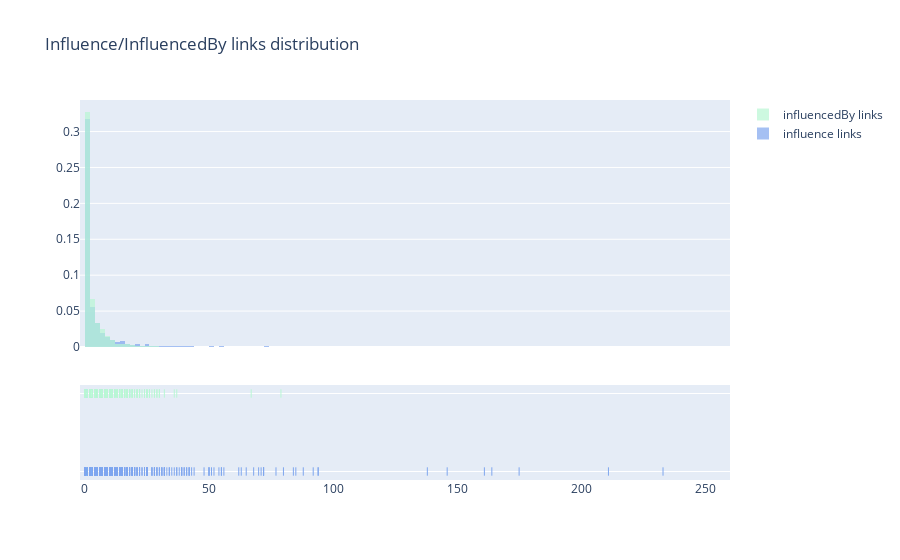
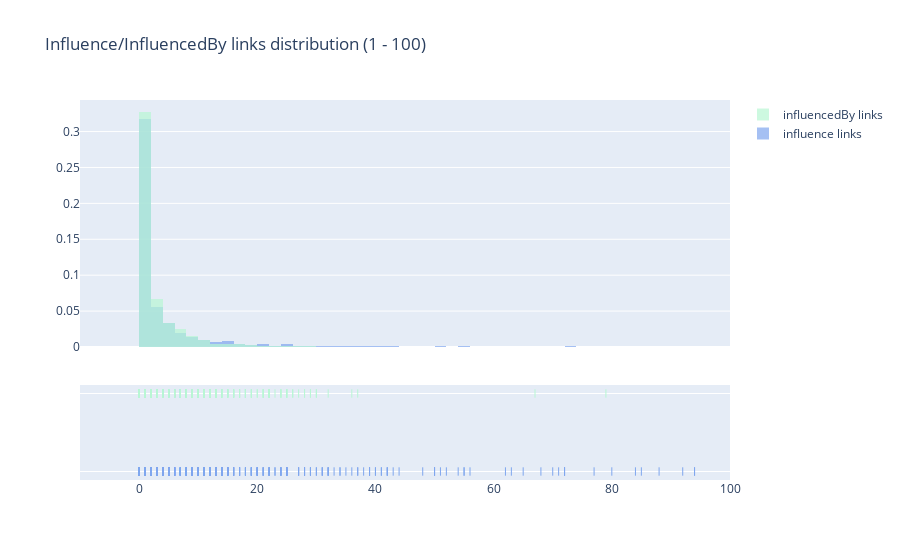
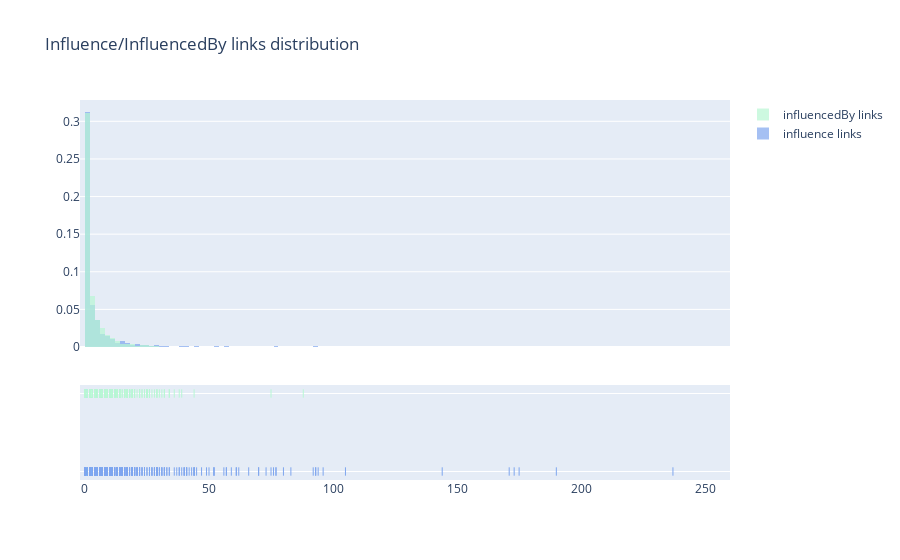
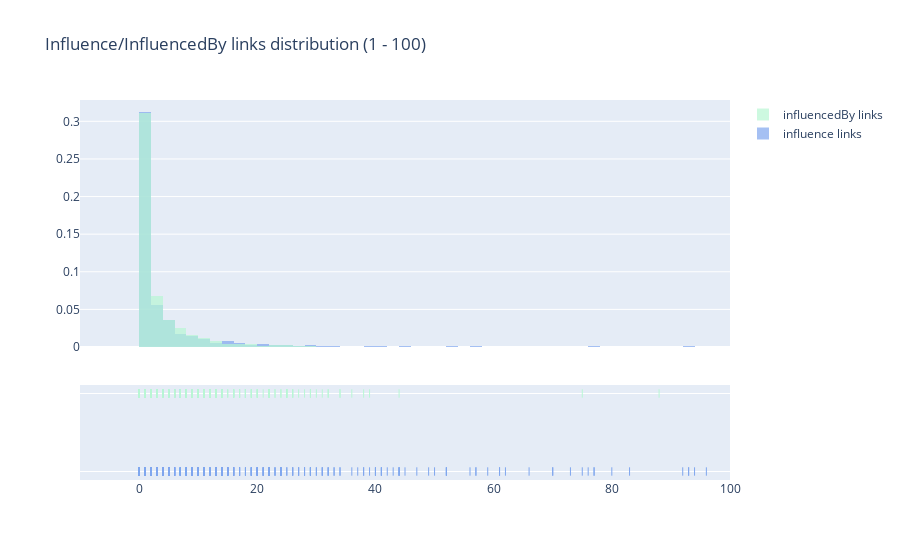

Source (notebook cell) for these figures, in order:
### Markdown cell above
## Get some statistics

### Code cell
import pickle

import function
from function import print_recordlink_stats
from function import print_inferlink_stats


# before mapping
# after mapped
ent_info_list = pickle.load( open("info_lists/db_philo_info_influ_conmpl_list.p", "rb") )
print_recordlink_stats(ent_info_list)
print_inferlink_stats(ent_info_list)


influ_dict = pickle.load( open("info_lists/influ_dict.p", "rb") )
influBy_dict = pickle.load( open("info_lists/influBy_dict.p", "rb") )


print("people who influenced others", len(influ_dict))
print("people who were influenced by others", len(influBy_dict))

### Figure 1 — Plotly figure (JSON) as saved in the notebook; plotly's stock layout.template omitted (floating-point values rounded to 4 significant figures; data arrays with more than 128 entries replaced by an {"elided": "..."} marker saying what was removed)
{"data": [{"autobinx": false, "histnorm": "probability density", "legendgroup": "influence links", "marker": {"color": "#7FA6EE"}, "name": "influence links", "opacity": 0.7, "type": "histogram", "x": {"elided": "1971 int values"}, "xaxis": "x", "xbins": {"end": 233, "size": 2, "start": 0}, "yaxis": "y"}, {"autobinx": false, "histnorm": "probability density", "legendgroup": "influencedBy links", "marker": {"color": "#B8F7D4"}, "name": "influencedBy links", "opacity": 0.7, "type": "histogram", "x": {"elided": "1971 int values"}, "xaxis": "x", "xbins": {"end": 79, "size": 2, "start": 0}, "yaxis": "y"}, {"legendgroup": "influence links", "marker": {"color": "#7FA6EE", "symbol": "line-ns-open"}, "mode": "markers", "name": "influence links", "showlegend": false, "text": "influence links", "type": "scatter", "x": {"elided": "1971 int values"}, "xaxis": "x", "y": {"elided": "1971 str values"}, "yaxis": "y2"}, {"legendgroup": "influencedBy links", "marker": {"color": "#B8F7D4", "symbol": "line-ns-open"}, "mode": "markers", "name": "influencedBy links", "showlegend": false, "text": "influencedBy links", "type": "scatter", "x": {"elided": "1971 int values"}, "xaxis": "x", "y": {"elided": "1971 str values"}, "yaxis": "y2"}], "layout": {"barmode": "overlay", "hovermode": "closest", "legend": {"traceorder": "reversed"}, "title": {"text": "Influence/InfluencedBy links distribution"}, "xaxis": {"anchor": "y2", "domain": [0, 1], "range": [-2, 260], "zeroline": false}, "yaxis": {"anchor": "free", "domain": [0.35, 1], "position": 0}, "yaxis2": {"anchor": "x", "domain": [0, 0.25], "dtick": 1, "showticklabels": false}}}

### Figure 2 — Plotly figure (JSON) as saved in the notebook; plotly's stock layout.template omitted (floating-point values rounded to 4 significant figures; data arrays with more than 128 entries replaced by an {"elided": "..."} marker saying what was removed)
{"data": [{"autobinx": false, "histnorm": "probability density", "legendgroup": "influence links", "marker": {"color": "#7FA6EE"}, "name": "influence links", "opacity": 0.7, "type": "histogram", "x": {"elided": "1971 int values"}, "xaxis": "x", "xbins": {"end": 233, "size": 2, "start": 0}, "yaxis": "y"}, {"autobinx": false, "histnorm": "probability density", "legendgroup": "influencedBy links", "marker": {"color": "#B8F7D4"}, "name": "influencedBy links", "opacity": 0.7, "type": "histogram", "x": {"elided": "1971 int values"}, "xaxis": "x", "xbins": {"end": 79, "size": 2, "start": 0}, "yaxis": "y"}, {"legendgroup": "influence links", "marker": {"color": "#7FA6EE", "symbol": "line-ns-open"}, "mode": "markers", "name": "influence links", "showlegend": false, "text": "influence links", "type": "scatter", "x": {"elided": "1971 int values"}, "xaxis": "x", "y": {"elided": "1971 str values"}, "yaxis": "y2"}, {"legendgroup": "influencedBy links", "marker": {"color": "#B8F7D4", "symbol": "line-ns-open"}, "mode": "markers", "name": "influencedBy links", "showlegend": false, "text": "influencedBy links", "type": "scatter", "x": {"elided": "1971 int values"}, "xaxis": "x", "y": {"elided": "1971 str values"}, "yaxis": "y2"}], "layout": {"barmode": "overlay", "hovermode": "closest", "legend": {"traceorder": "reversed"}, "title": {"text": "Influence/InfluencedBy links distribution (1 - 100)"}, "xaxis": {"anchor": "y2", "domain": [0, 1], "range": [-10, 100], "zeroline": false}, "yaxis": {"anchor": "free", "domain": [0.35, 1], "position": 0}, "yaxis2": {"anchor": "x", "domain": [0, 0.25], "dtick": 1, "showticklabels": false}}}

### Figure 3 — Plotly figure (JSON) as saved in the notebook; plotly's stock layout.template omitted (floating-point values rounded to 4 significant figures; data arrays with more than 128 entries replaced by an {"elided": "..."} marker saying what was removed)
{"data": [{"autobinx": false, "histnorm": "probability density", "legendgroup": "influence links", "marker": {"color": "#7FA6EE"}, "name": "influence links", "opacity": 0.7, "type": "histogram", "x": {"elided": "1971 int values"}, "xaxis": "x", "xbins": {"end": 264, "size": 2, "start": 0}, "yaxis": "y"}, {"autobinx": false, "histnorm": "probability density", "legendgroup": "influencedBy links", "marker": {"color": "#B8F7D4"}, "name": "influencedBy links", "opacity": 0.7, "type": "histogram", "x": {"elided": "1971 int values"}, "xaxis": "x", "xbins": {"end": 88, "size": 2, "start": 0}, "yaxis": "y"}, {"legendgroup": "influence links", "marker": {"color": "#7FA6EE", "symbol": "line-ns-open"}, "mode": "markers", "name": "influence links", "showlegend": false, "text": "influence links", "type": "scatter", "x": {"elided": "1971 int values"}, "xaxis": "x", "y": {"elided": "1971 str values"}, "yaxis": "y2"}, {"legendgroup": "influencedBy links", "marker": {"color": "#B8F7D4", "symbol": "line-ns-open"}, "mode": "markers", "name": "influencedBy links", "showlegend": false, "text": "influencedBy links", "type": "scatter", "x": {"elided": "1971 int values"}, "xaxis": "x", "y": {"elided": "1971 str values"}, "yaxis": "y2"}], "layout": {"barmode": "overlay", "hovermode": "closest", "legend": {"traceorder": "reversed"}, "title": {"text": "Influence/InfluencedBy links distribution"}, "xaxis": {"anchor": "y2", "domain": [0, 1], "range": [-2, 260], "zeroline": false}, "yaxis": {"anchor": "free", "domain": [0.35, 1], "position": 0}, "yaxis2": {"anchor": "x", "domain": [0, 0.25], "dtick": 1, "showticklabels": false}}}

### Figure 4 — Plotly figure (JSON) as saved in the notebook; plotly's stock layout.template omitted (floating-point values rounded to 4 significant figures; data arrays with more than 128 entries replaced by an {"elided": "..."} marker saying what was removed)
{"data": [{"autobinx": false, "histnorm": "probability density", "legendgroup": "influence links", "marker": {"color": "#7FA6EE"}, "name": "influence links", "opacity": 0.7, "type": "histogram", "x": {"elided": "1971 int values"}, "xaxis": "x", "xbins": {"end": 264, "size": 2, "start": 0}, "yaxis": "y"}, {"autobinx": false, "histnorm": "probability density", "legendgroup": "influencedBy links", "marker": {"color": "#B8F7D4"}, "name": "influencedBy links", "opacity": 0.7, "type": "histogram", "x": {"elided": "1971 int values"}, "xaxis": "x", "xbins": {"end": 88, "size": 2, "start": 0}, "yaxis": "y"}, {"legendgroup": "influence links", "marker": {"color": "#7FA6EE", "symbol": "line-ns-open"}, "mode": "markers", "name": "influence links", "showlegend": false, "text": "influence links", "type": "scatter", "x": {"elided": "1971 int values"}, "xaxis": "x", "y": {"elided": "1971 str values"}, "yaxis": "y2"}, {"legendgroup": "influencedBy links", "marker": {"color": "#B8F7D4", "symbol": "line-ns-open"}, "mode": "markers", "name": "influencedBy links", "showlegend": false, "text": "influencedBy links", "type": "scatter", "x": {"elided": "1971 int values"}, "xaxis": "x", "y": {"elided": "1971 str values"}, "yaxis": "y2"}], "layout": {"barmode": "overlay", "hovermode": "closest", "legend": {"traceorder": "reversed"}, "title": {"text": "Influence/InfluencedBy links distribution (1 - 100)"}, "xaxis": {"anchor": "y2", "domain": [0, 1], "range": [-10, 100], "zeroline": false}, "yaxis": {"anchor": "free", "domain": [0.35, 1], "position": 0}, "yaxis2": {"anchor": "x", "domain": [0, 0.25], "dtick": 1, "showticklabels": false}}}
